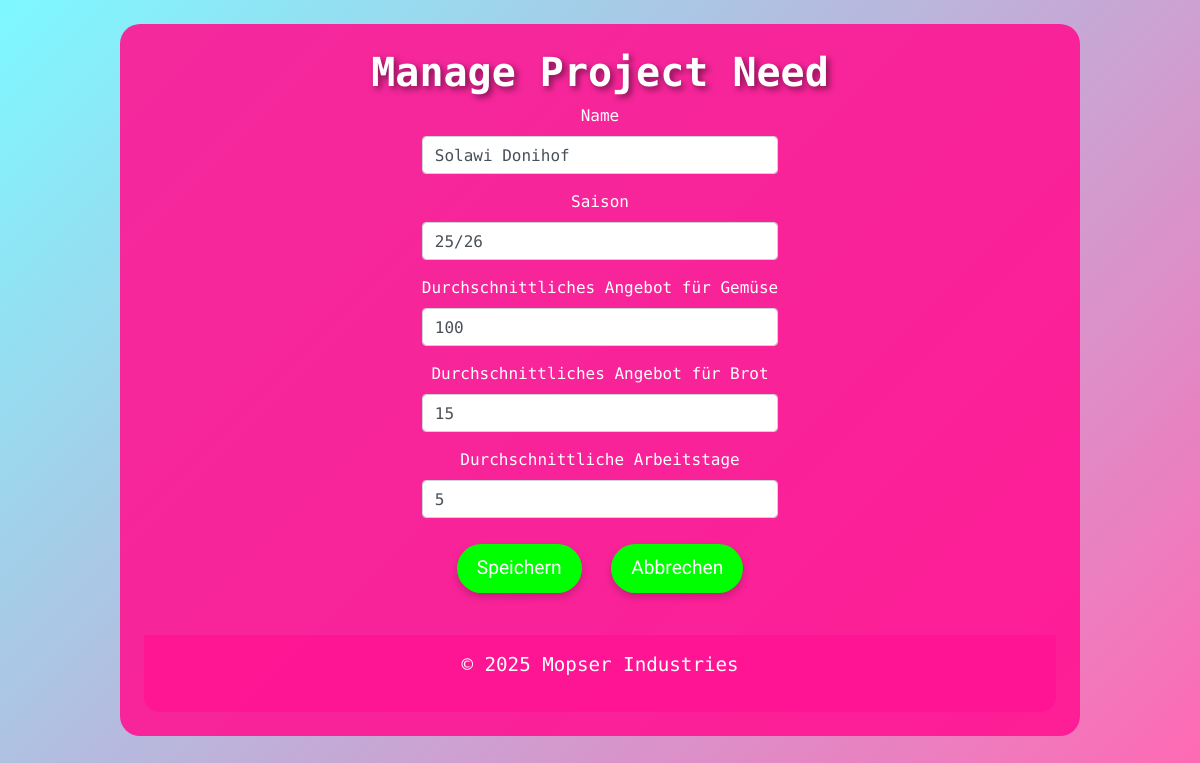
Page /admin/project_need on the committed database.
### app/models.py (models this page shows)
class ProjectNeed(db.Model):
    id = db.Column(db.Integer, primary_key=True)
    name = db.Column(db.String(100))
    saison = db.Column(db.String(50))
    offers_needed = db.Column(db.Integer)
    avg_offer_veg = db.Column(db.Integer)
    avg_offer_bread = db.Column(db.Integer)
    avg_working_days = db.Column(db.Integer)

### app/admin.py (the view)
@admin_bp.route('/project_need', methods=['GET', 'POST'])
@auth.login_required
def manage_project_need():
    project_need = ProjectNeed.query.first()  # Get the single ProjectNeed
    if not project_need:
        flash("Nix gefunden!", "danger")
        return redirect(url_for('admin.admin_dashboard'))
    form = ProjectNeedForm(obj=project_need)
    if form.validate_on_submit():
        form.populate_obj(project_need)
        db.session.commit()
        flash('Bedarf geändert!', 'success')
        return redirect(url_for('admin.admin_dashboard'))
    return render_template('edit_project_need.html', form=form)

### app/forms.py
class ProjectNeedForm(FlaskForm):
    name = StringField('Name', validators=[DataRequired()])
    saison = StringField('Saison', validators=[DataRequired()])
    offers_needed = FloatField('Angestrebte Anzahl an Anteilen', validators=[DataRequired()])
    avg_offer_veg = FloatField('Durchschnittliches Angebot für Gemüse', validators=[DataRequired()])
    avg_offer_bread = FloatField('Durchschnittliches Angebot für Brot', validators=[DataRequired()])
    avg_working_days = IntegerField('Durchschnittliche Arbeitstage', validators=[DataRequired()])

### app/templates/edit_project_need.html (shortened to what this page needs)
{% extends "layout.html" %}
{% block content %}
<h2>Manage Project Need</h2>
<form method="POST">
    <div class="form-group">
        {{ form.name.label }} {{ form.name(class="form-control") }}
    </div>
    <div class="form-group">
        {{ form.saison.label }} {{ form.saison(class="form-control") }}
    </div>
    <div class="form-group">
        {{ form.avg_offer_veg.label }} {{ form.avg_offer_veg(class="form-control") }}
    </div>
    <div class="form-group">
        {{ form.avg_offer_bread.label }} {{ form.avg_offer_bread(class="form-control") }}
    </div>
    <div class="form-group">
        {{ form.avg_working_days.label }} {{ form.avg_working_days(class="form-control") }}
    </div>
    <button type="submit" class="btn btn-warning">Speichern</button>
    <a href="{{ url_for('admin.admin_dashboard') }}" class="btn btn-warning">Abbrechen</a>
</form>
{% endblock %}

### app/templates/layout.html (style rules this page uses)
body { background: linear-gradient(135deg, #7DF9FF, #FF69B4); font-family: 'Roboto Mono', monospace; }
h1, h3, h4, a, .btn { font-family: 'Orbitron', sans-serif; }
.btn { border-radius: 30px; background-color: #00FF00; color: #fff; border: none; margin: 10px; padding: 10px 20px; font-size: 1.2em; transition: background-color 0.3s, transform 0.3s; box-shadow: 0 4px 8px rgba(0, 0, 0, 0.2); }
h1, h3, h2, h4 { color: #fff; text-shadow: 3px 3px 6px rgba(0, 0, 0, 0.5); font-weight: 700; }
a { text-decoration: none; color: #fff; }
h2 { font-size: 2.5em; }
p, a { font-size: 1.2em; }

### rows in the picture
ProjectNeed: name "Solawi Donihof", saison "25/26", avg_offer_veg "100", avg_offer_bread "15", avg_working_days "5"
